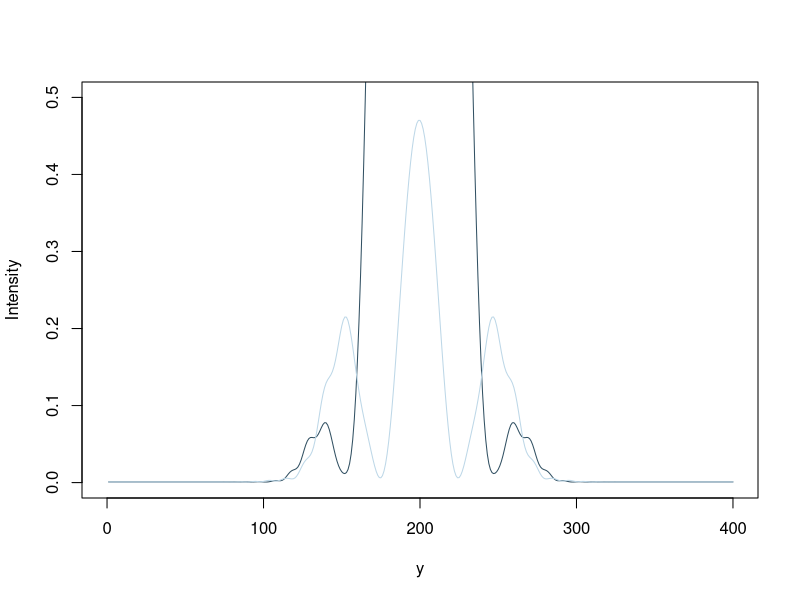

Source code (R):
colors<- c( rgb(189,215,231,maxColorValue=555),
            rgb(189,215,231,maxColorValue=255),
            rgb(107,174,214,maxColorValue=555),
            rgb(107,174,214,maxColorValue=255),
            rgb(186,228,179,maxColorValue=555),
            rgb(186,228,179,maxColorValue=255))

int_single <- read.table("./single_slit.dat")
int_double <- read.table("./double_slit.dat")

pdf(file="intensity.pdf",height=4.0,width=5.0)

plot(int_single$V2,int_single$V1,type="l",col=colors[3],ann=FALSE,xlim=c(0,400),ylim=c(0,0.5))
lines(int_double$V2,int_double$V1,col=colors[2])
title(xlab="y",
        ylab="Intensity")


dev.off()
